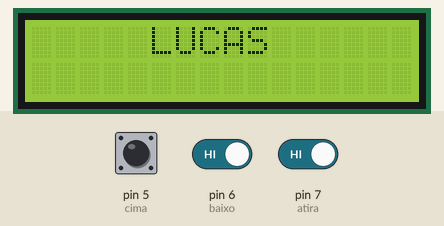
Simulated run of this sketch. Board: Arduino Uno, built with avr-gcc and run on an emulated ATmega328P. Parts: 16×2 character LCD. Inputs (shaded band) come from the test bench; at power-on: pin 7 (atira) HIGH, pin 6 (baixo) HIGH, pin 5 (cima) HIGH.

Above: at 2.1 s.
At 4.2 s:
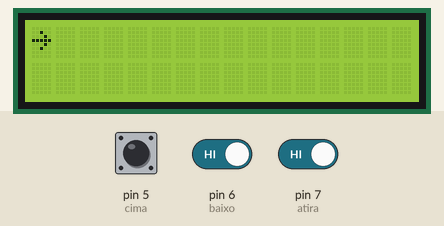
4.3 s: pin 7 (atira) driven LOW
6.2 s: pin 6 (baixo) driven LOW
At 7.17 s:
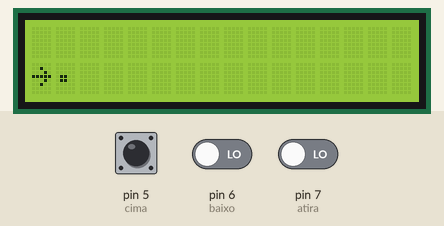
8.5 s: pin 7 (atira) driven HIGH
At 9.7 s:
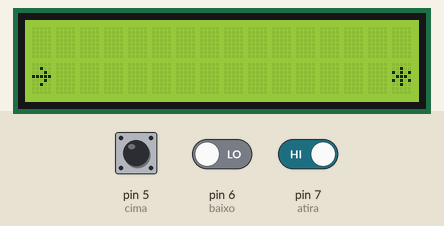
Timing chart, 0 to 11.5 s (numbered marks = the images above; inputs shaded):
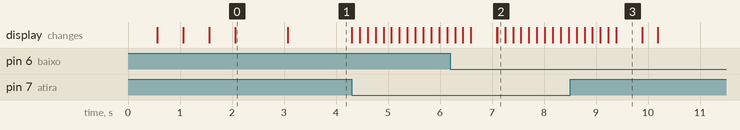

Measured:
- what the display in image 0 shows lasts 1.0 s, from 2.1 s to 3.1 s
- what the display in image 3 shows lasts 0.5 s, from 9.4 s to 9.9 s

The sketch:

Jogo_da_nave_LCD.ino
```cpp
/* ########################### JOGO DA NAVE #######################

Versão 1.0
Criado por Lucas Bastos de L. Amarante
Data 16/10/2013

####################################################################

*/


#include <LiquidCrystal.h> // Incluindo a biblioteca para o LCD

LiquidCrystal lcd(8,9,10,11,12,13); // Declarando pinos do LCD

String nome[]= {"L","U","C","A","S"}; // Array com caracteres do meu nome

int atira=7; // Botao que faz a "nave" atirar
int cima=5; // Move a nave para cima
int baixo=6; //Move a nave para baixo
int dir=0; // Variável que registra a posição da nave no display

void setup(){ // Configurações

  lcd.begin(16,2); // Iniciando o LCD 16x2

  lcd.clear(); // Limpa a tela do LCD

  // Escreve "LUCAS" caracter a caracter

  for(int i=0;i<5;i++){ // De i=0 até 5, somando de um em um faça:
    lcd.setCursor(i+5,0); // Posiciona o cursor na coluna i+5 , linha 0
    lcd.print(nome[i]); // Escreve na tela o caracter que está na posição i do array nome
    delay(500); // Espera 500 milissegundos
  }

  delay(500); // Espera 500 milissegundos

   lcd.clear(); // Limpa o LCD

}

void loop(){ // Loop infinito

      if(!digitalRead(cima)){ // Se o botao CIMA for precionado...
        dir=0; // Atribui valor zero a variável dir
        lcd.clear(); // Limpa o display

      }

      if(!digitalRead(baixo)){ // Se o botao BAIXO for precionado...
        dir=1;// Atribui valor um a variável dir
        lcd.clear(); // Limpa o LCD
      }


       lcd.setCursor(0,dir); // Poe o cursor na coluna 0 linha com o valor atribuido a dir
       lcd.write(0B01111110);// Escreve na tela o Byte correspondente a "nave"

  if(!digitalRead(atira)){ // Se o botao atira for precionado...

      for(int i=1;i<16;i++){ // De i=1 até 15, somando de 1 em 1

       lcd.clear(); // Limpa o LCD
       lcd.setCursor(0,dir); // Posiciona o cursor na coluna 0 linha com o valor de dir
       lcd.write(0B01111110); // Escreve na tela o Byte correspondente a "nave"

       lcd.setCursor(i,dir); // Posiciona o cursor na coluna i linha com o valor de dir
       lcd.write(0B10100101); // Escreve na tela o Byte correspondente ao "tiro" (ponto)
       delay(150); // Espera 500 milissegundos
      }

   lcd.setCursor(15,dir); // Posiciona o cursor na coluna 15 linha com o valor de dir
   lcd.write(0B00101010); // Escreve na tela o Byte correspondente a explosão
   delay(500); // Espera 500 milissegundos

   lcd.clear(); // Limpa o LCD

  }
}
```
